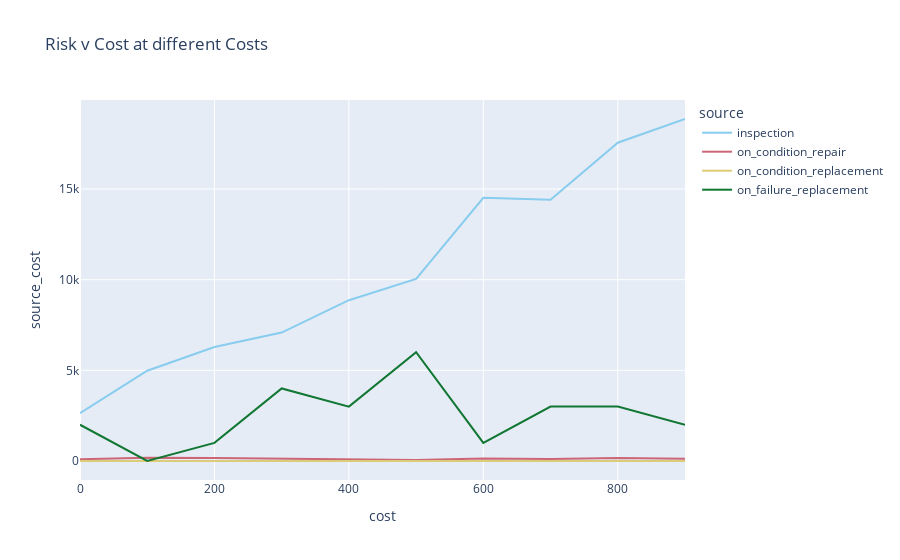

Write notebook code for a chart like this one.
### Code cell
#only early_life
fig = figures.make_sensitivity_fig(comp, var_name = "comp-fm-early_life-tasks-inspection-cost", lower=0, upper=1000, step_size=100, n_iterations=10)
fig.show()

### Figure 1 — Plotly figure (JSON) as saved in the notebook; plotly's stock layout.template omitted (floating-point values rounded to 4 significant figures)
{"data": [{"hovertemplate": "source=inspection<br>cost=%{x}<br>source_cost=%{y}<extra></extra>", "legendgroup": "inspection", "line": {"color": "rgb(136, 204, 238)", "dash": "solid"}, "mode": "lines", "name": "inspection", "orientation": "v", "showlegend": true, "type": "scatter", "x": [0, 0, 0, 0, 100, 100, 100, 100, 200, 200, 200, 200, 300, 300, 300, 300, 400, 400, 400, 400, 500, 500, 500, 500, 600, 600, 600, 600, 700, 700, 700, 700, 800, 800, 800, 800, 900, 900, 900, 900], "xaxis": "x", "y": [2642, 2642, 2642, 2642, 4980, 4980, 4980, 4980, 6289, 6289, 6289, 6289, 7082, 7082, 7082, 7082, 8868, 8868, 8868, 8868, 10041, 10041, 10041, 10041, 14518, 14518, 14518, 14518, 14405, 14405, 14405, 14405, 17553, 17553, 17553, 17553, 18862, 18862, 18862, 18862], "yaxis": "y"}, {"hovertemplate": "source=on_condition_repair<br>cost=%{x}<br>source_cost=%{y}<extra></extra>", "legendgroup": "on_condition_repair", "line": {"color": "rgb(204, 102, 119)", "dash": "solid"}, "mode": "lines", "name": "on_condition_repair", "orientation": "v", "showlegend": true, "type": "scatter", "x": [0, 0, 100, 100, 200, 200, 300, 300, 400, 400, 500, 500, 600, 600, 700, 700, 800, 800, 900, 900], "xaxis": "x", "y": [100, 100, 180, 180, 160, 160, 120, 120, 110, 110, 50, 50, 140, 140, 110, 110, 170, 170, 120, 120], "yaxis": "y"}, {"hovertemplate": "source=on_condition_replacement<br>cost=%{x}<br>source_cost=%{y}<extra></extra>", "legendgroup": "on_condition_replacement", "line": {"color": "rgb(221, 204, 119)", "dash": "solid"}, "mode": "lines", "name": "on_condition_replacement", "orientation": "v", "showlegend": true, "type": "scatter", "x": [0, 0, 0, 0, 100, 100, 100, 100, 200, 200, 200, 200, 300, 300, 300, 300, 400, 400, 400, 400, 500, 500, 500, 500, 600, 600, 600, 600, 700, 700, 700, 700, 800, 800, 800, 800, 900, 900, 900, 900], "xaxis": "x", "y": [0, 0, 0, 0, 0, 0, 0, 0, 0, 0, 0, 0, 0, 0, 0, 0, 0, 0, 0, 0, 0, 0, 0, 0, 0, 0, 0, 0, 0, 0, 0, 0, 0, 0, 0, 0, 0, 0, 0, 0], "yaxis": "y"}, {"hovertemplate": "source=on_failure_replacement<br>cost=%{x}<br>source_cost=%{y}<extra></extra>", "legendgroup": "on_failure_replacement", "line": {"color": "rgb(17, 119, 51)", "dash": "solid"}, "mode": "lines", "name": "on_failure_replacement", "orientation": "v", "showlegend": true, "type": "scatter", "x": [0, 0, 0, 0, 100, 100, 100, 100, 200, 200, 200, 200, 300, 300, 300, 300, 400, 400, 400, 400, 500, 500, 500, 500, 600, 600, 600, 600, 700, 700, 700, 700, 800, 800, 800, 800, 900, 900, 900, 900], "xaxis": "x", "y": [2000, 2000, 2000, 2000, 0, 0, 0, 0, 1000, 1000, 1000, 1000, 4000, 4000, 4000, 4000, 3000, 3000, 3000, 3000, 6000, 6000, 6000, 6000, 1000, 1000, 1000, 1000, 3000, 3000, 3000, 3000, 3000, 3000, 3000, 3000, 2000, 2000, 2000, 2000], "yaxis": "y"}], "layout": {"legend": {"title": {"text": "source"}, "tracegroupgap": 0}, "title": {"text": "Risk v Cost at different Costs"}, "xaxis": {"anchor": "y", "automargin": true, "domain": [0, 1], "title": {"text": "cost"}}, "yaxis": {"anchor": "x", "automargin": true, "domain": [0, 1], "title": {"text": "source_cost"}}}}
